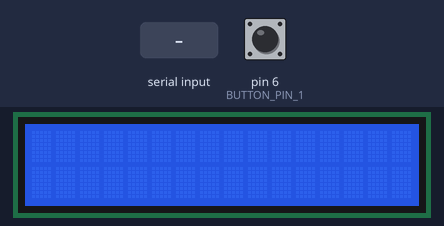
Recording of a sketch running on a simulated Arduino Uno, built with avr-gcc and run on an emulated ATmega328P. On the bench: 16×2 character LCD. Inputs (shaded band) come from the test bench; at power-on: pin 6 (BUTTON_PIN_1) LOW.

Above: at 1.2 s.
1.3 s: "1\n" received over Serial
At 1.8 s:
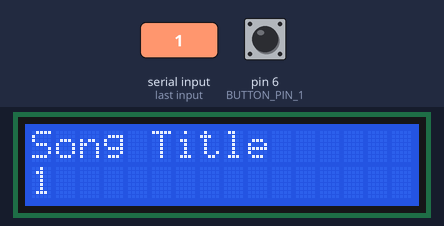
2.8 s: "0\n" received over Serial
At 3.5 s:
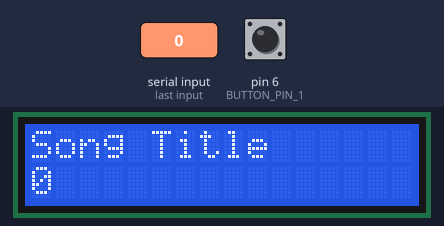
Timing chart, 0 to 5.8 s (numbered marks = the images above; inputs shaded):
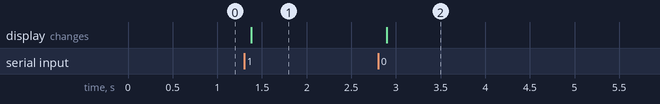

The sketch:

led_copy_20240617185502.ino
```cpp
// Define pin numbers for buttons
#define BUTTON_PIN_1 6
#define BUTTON_PIN_2 7

// Include the Wire library for I2C communication
#include <Wire.h>

// Include the LiquidCrystal_I2C library for LCD display
#include <LiquidCrystal_I2C.h>

// Initialize the LCD with I2C address 0x27 and dimensions 16x2
LiquidCrystal_I2C lcd(0x27, 16, 2);

// Initialize a string to hold the song title
String songTitle = "Song Title";

void setup() {
  // Begin serial communication at a baud rate of 9600
  Serial.begin(9600);

  // Initialize the LCD
  lcd.init();

  // Turn on the backlight of the LCD
  lcd.backlight();

  // Set BUTTON_PIN_1 as an input
  pinMode(BUTTON_PIN_1, INPUT);
}

void loop() {
  // Check if data is available on the serial port
  if (Serial.available() > 0) {
    // Read the incoming data until newline character
    String received = Serial.readStringUntil('\n');

    // Clear the LCD screen
    lcd.clear();

    // Set the cursor to the first line (0,0) and print the song title
    lcd.setCursor(0, 0);
    lcd.print(songTitle);

    // Set the cursor to the second line (0,1) and print the received data
    lcd.setCursor(0, 1);
    lcd.print(received);
  }

  // Read the state of BUTTON_PIN_1
  byte buttonState1 = digitalRead(BUTTON_PIN_1);

  // Check if BUTTON_PIN_1 is pressed
  if (buttonState1 == HIGH) {
    // Send "1" to the serial port if the button is pressed
    Serial.println("1");
  }

  // Delay to debounce the button press
  delay(100);
}
```

Measured:
- after the input at 1.3 s, the display: changes after 0.08 s (image 1)
- after the input at 2.8 s, the display: changes after 0.09 s (image 2)
